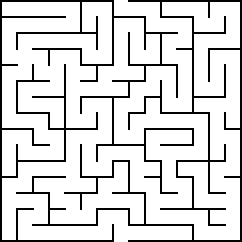
#> input picture Development/T-Bot_Tracking/maze.png, 242 x 242 px, found by its file name
$ python hough.py
#> lines starting #> are read from the running program, lines starting #| are printed output that depends on the picture; after the words box and inside, x2 and y2 are one past the last pixel; in counts of white or black regions, pixels touching at a corner belong together
"""
@file hough_lines.py
@brief This program demonstrates line finding with the Hough transform
"""
import sys
import math
import cv2 as cv
import numpy as np


def main(argv):
    ## [load]
    default_file = 'maze.png'
    filename = argv[0] if len(argv) > 0 else default_file

    # Loads an image
    src = cv.imread(cv.samples.findFile(filename), cv.IMREAD_GRAYSCALE)
#> src: shape (242, 242); 86.1% white; black in thin lines or dots

    # Check if image is loaded fine
    if src is None:
        print ('Error opening image!')
        print ('Usage: hough_lines.py [image_name -- default ' + default_file + '] \n')
        return -1
    ## [load]

    ## [edge_detection]
    # Edge detection
    dst = cv.Canny(src, 50, 200, None, 3)
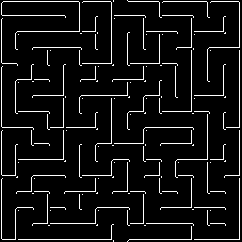
#> dst: shape (242, 242); 7% white in thin lines or dots
    ## [edge_detection]

    # Copy edges to the images that will display the results in BGR
    cdst = cv.cvtColor(dst, cv.COLOR_GRAY2BGR)
#> cdst: shape (242, 242, 3); 7% white in thin lines or dots
    cdstP = np.copy(cdst)

    ## [hough_lines]
    #  Standard Hough Line Transform
    lines = cv.HoughLines(dst, 1, np.pi / 180, 150, None, 0, 0)
#> lines = [[239, 0], [1, 0], [239, 1.57], [1, 1.57], [191, 0]]
    ## [hough_lines]
    ## [draw_lines]
    # Draw the lines
    if lines is not None:
        for i in range(0, len(lines)):
            rho = lines[i][0][0]
            theta = lines[i][0][1]
            a = math.cos(theta)
            b = math.sin(theta)
            x0 = a * rho
            y0 = b * rho
            pt1 = (int(x0 + 1000*(-b)), int(y0 + 1000*(a)))
            pt2 = (int(x0 - 1000*(-b)), int(y0 - 1000*(a)))

            cv.line(cdst, pt1, pt2, (0,0,255), 3, cv.LINE_AA)
#> this loop made 5 passes
#> (rho, theta, a, b, x0, y0, pt1, pt2) on passes 1, 2, 3, 5: (239, 0, 1, 0, 239, 0, (239, 1000), (239, -1000)), (1, 0, 1, 0, 1, 0, (1, 1000), (1, -1000)), (239, 1.57, -4.37e-08, 1, -1.04e-05, 239, (-1000, 238), (999, 239)), (191, 0, 1, 0, 191, 0, (191, 1000), (191, -1000))
#> (rho, theta, b, x0, y0, pt1, pt2) on pass 4: (1, 1.57, 1, -4.37e-08, 1, (-1000, 0), (999, 1))
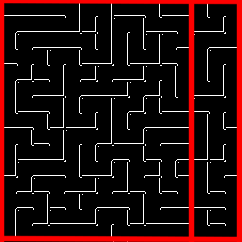
#> cdst: shape (242, 242, 3); mean B, G, R 13.1, 13.1, 37.7
    ## [draw_lines]

    ## [hough_lines_p]
    # Probabilistic Line Transform
    linesP = cv.HoughLinesP(dst, 1, np.pi / 180, 50, None, 50, 10)
#> linesP = 14 rows, first 6: [239, 239, 239, 2], [1, 238, 1, 3], [128, 1, 238, 1], [129, 239, 238, 239], [111, 63, 111, 2], [191, 111, 191, 15]
    ## [hough_lines_p]
    ## [draw_lines_p]
    # Draw the lines
    if linesP is not None:
        for i in range(0, len(linesP)):
            l = linesP[i][0]
            cv.line(cdstP, (l[0], l[1]), (l[2], l[3]), (0,0,255), 3, cv.LINE_AA)
#> this loop made 14 passes
#> l on passes 1 to 12: [239, 239, 239, 2], [1, 238, 1, 3], [128, 1, 238, 1], [129, 239, 238, 239], [111, 63, 111, 2], [191, 111, 191, 15], [33, 223, 95, 223], [207, 192, 207, 111], [17, 31, 95, 31], [2, 15, 64, 15], [161, 207, 224, 207], [63, 158, 63, 65]
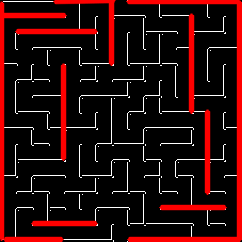
#> cdstP: shape (242, 242, 3); mean B, G, R 11.6, 11.6, 42.7
    ## [draw_lines_p]
    ## [imshow]
    # Show results
    cv.imshow("Source", src)
    cv.imshow("Detected Lines (in red) - Standard Hough Line Transform", cdst)
    cv.imshow("Detected Lines (in red) - Probabilistic Line Transform", cdstP)
    ## [imshow]
    ## [exit]
    # Wait and Exit
    cv.waitKey()
    return 0
    ## [exit]

if __name__ == "__main__":
    main(sys.argv[1:])

$ run again, with Development/T-Bot_Tracking/2020-02-02-105851_1920x1080_scrot.png copied over Development/T-Bot_Tracking/maze.png
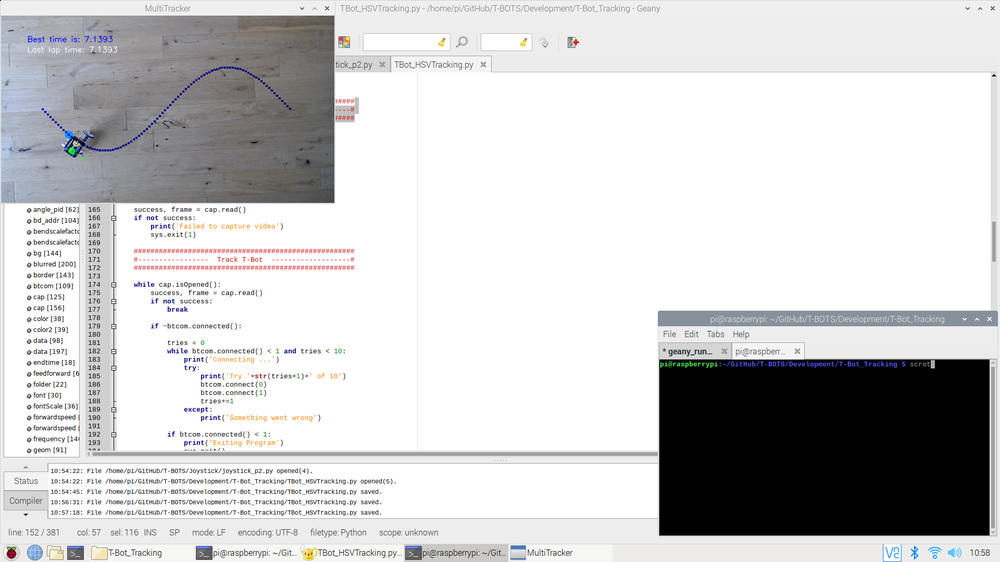
#> input picture Development/T-Bot_Tracking/2020-02-02-105851_1920x1080_scrot.png, 1000 x 562 px, shrunk from 1920 x 1080 before the run, found by its file name
#> dst: shape (562, 1000); 6.2% white in thin lines or dots
#> lines = 121 rows, first 8: [464, 1.57], [517, 1.57], [455, 1.57], [535, 1.57], [72, 1.57], [451, 1.57], [70, 1.57], [326, 1.57]
#> the loop in main, `for i in range(0, len(lines)):` made 121 passes
#> (rho, theta, a, b, x0, y0, pt1, pt2) on passes 1 to 6: (464, 1.57, -4.37e-08, 1, -2.03e-05, 464, (-1000, 463), (999, 464)), (517, 1.57, -4.37e-08, 1, -2.26e-05, 517, (-1000, 516), (999, 517)), (455, 1.57, -4.37e-08, 1, -1.99e-05, 455, (-1000, 454), (999, 455)), (535, 1.57, -4.37e-08, 1, -2.34e-05, 535, (-1000, 534), (999, 535)), (72, 1.57, -4.37e-08, 1, -3.15e-06, 72, (-1000, 71), (999, 72)), (451, 1.57, -4.37e-08, 1, -1.97e-05, 451, (-1000, 450), (999, 451))
#> after the loop in main, `for i in range(0, len(lines)):`:
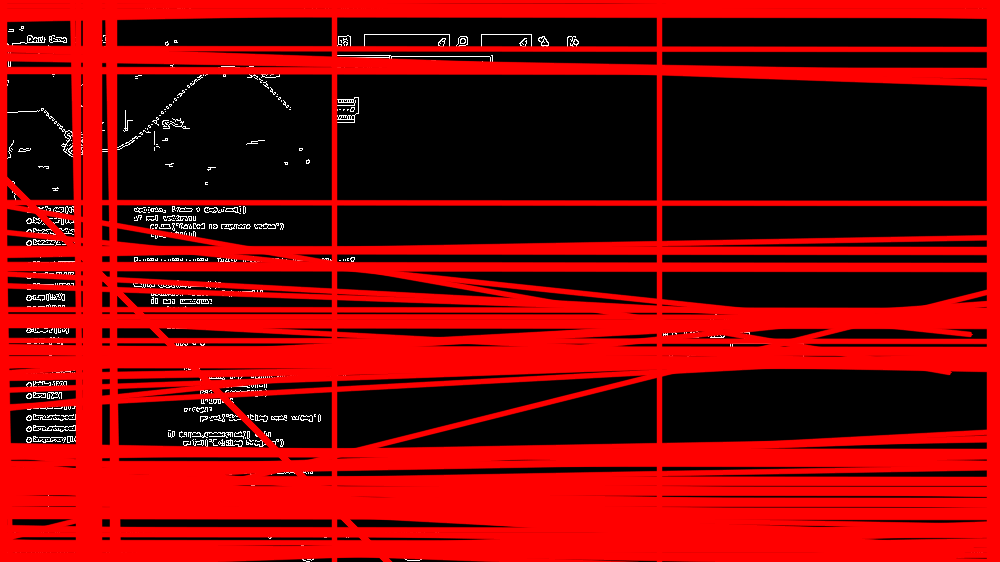
#> cdst: shape (562, 1000, 3); mean B, G, R 2.7, 2.7, 126.4
#> linesP = 238 rows, first 6: [78, 455, 659, 455], [46, 517, 659, 517], [77, 535, 156, 535], [46, 464, 659, 464], [490, 72, 997, 72], [490, 70, 989, 70]
#> the loop in main, `for i in range(0, len(linesP)):` made 238 passes
#> after the loop in main, `for i in range(0, len(linesP)):`:
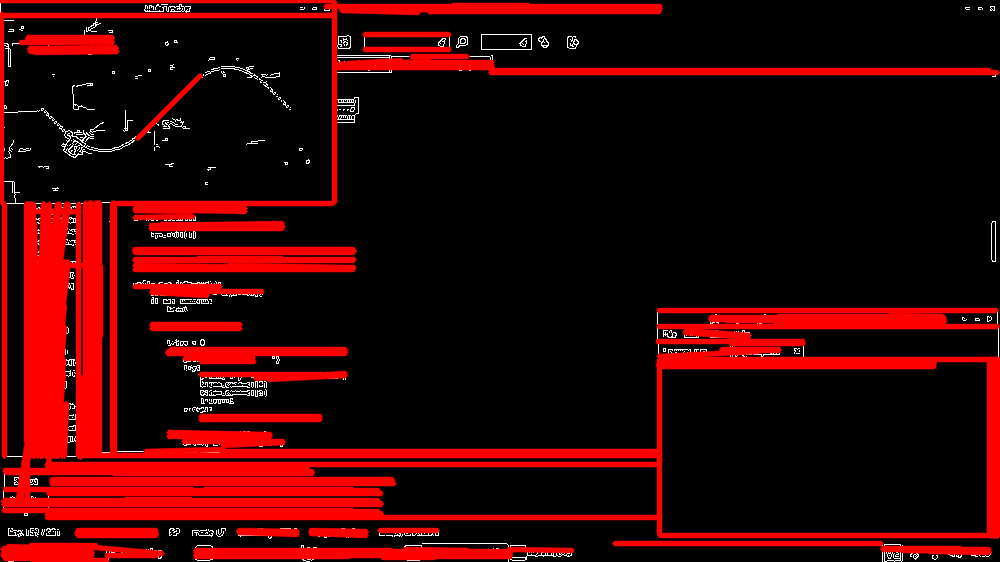
#> cdstP: shape (562, 1000, 3); mean B, G, R 2.7, 2.7, 52.7

$ run again, with Development/T-Bot_Tracking/face.png copied over Development/T-Bot_Tracking/maze.png
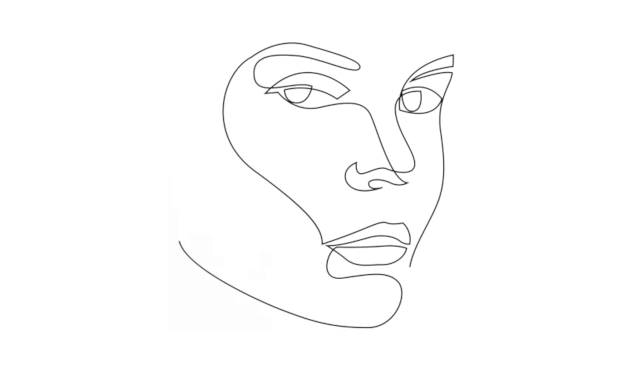
#> input picture Development/T-Bot_Tracking/face.png, 633 x 369 px, found by its file name
#> in main, `dst = cv.Canny(src, 50, 200, None, 3)`:
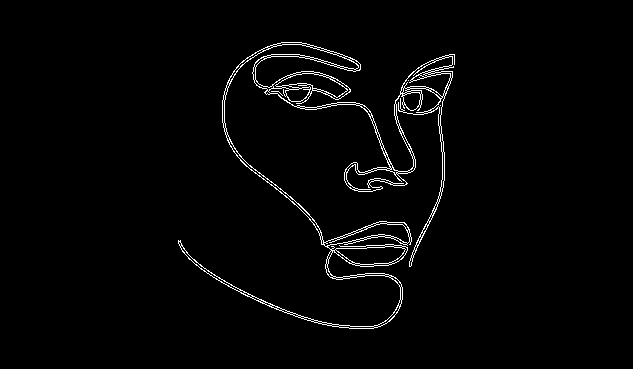
#> dst: shape (369, 633); 2% white in thin lines or dots, all inside (x1, y1, x2, y2) = (178, 42, 455, 329)
#> lines = None
#> linesP = 13 rows, first 6: [241, 161, 309, 215], [438, 93, 443, 187], [298, 54, 357, 70], [409, 265, 437, 206], [241, 293, 322, 324], [233, 151, 301, 206]
#> the loop in main, `for i in range(0, len(linesP)):` made 13 passes
#> after the loop in main, `for i in range(0, len(linesP)):`:
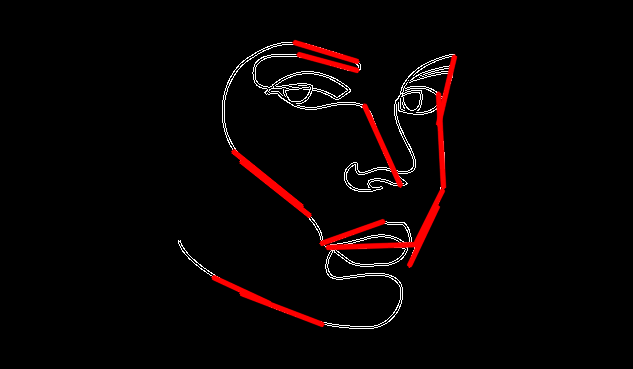
#> cdstP: shape (369, 633, 3); mean B, G, R 3.4, 3.4, 8.7
